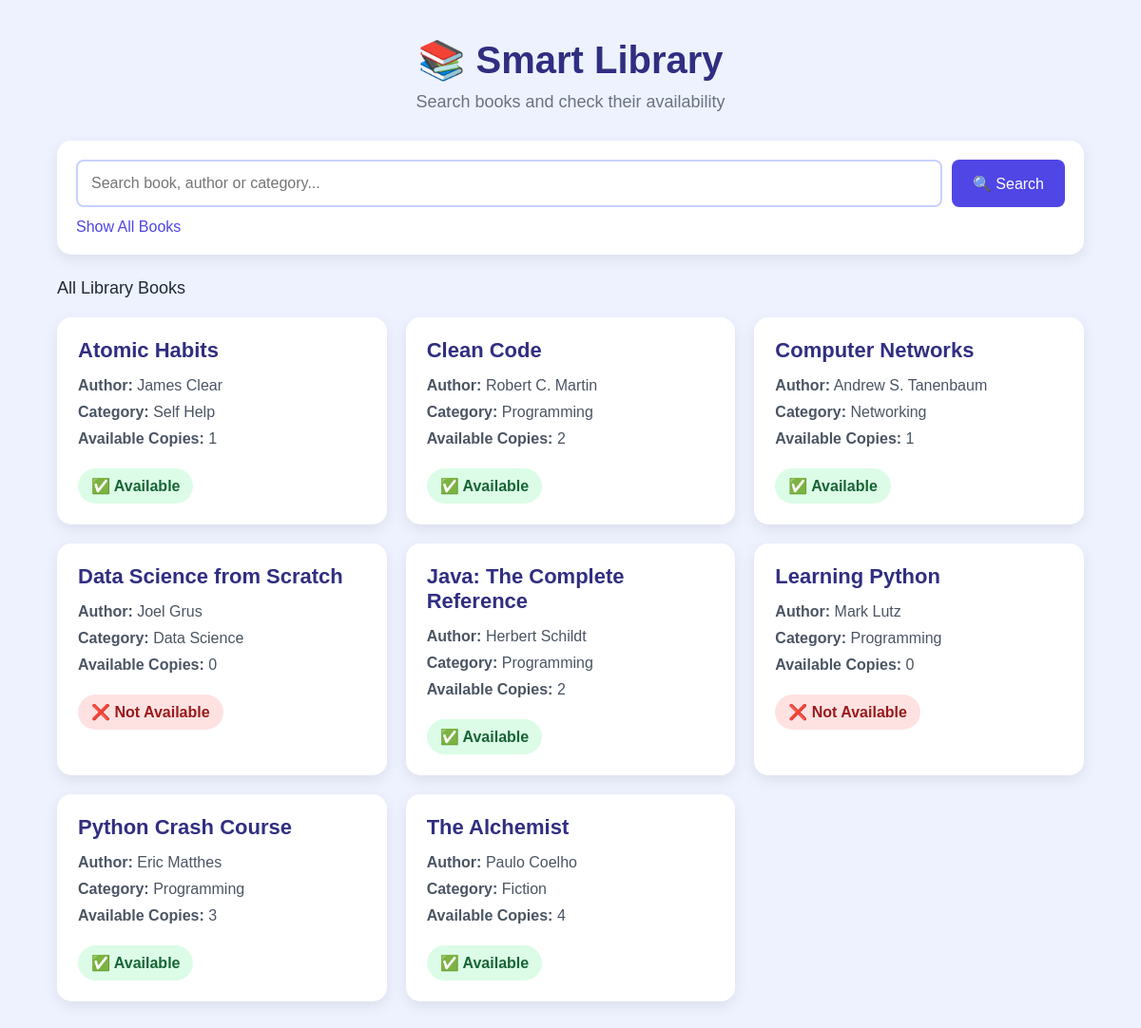
The page / on the database its author committed.
### tables this page shows
CREATE TABLE books (
            id INTEGER PRIMARY KEY AUTOINCREMENT,
            title TEXT NOT NULL,
            author TEXT NOT NULL,
            category TEXT NOT NULL,
            copies INTEGER NOT NULL
        );

### app.py (the view)
@app.route("/")
def home():
    search = request.args.get("search", "").strip()
    connection = get_db()
    if search:
        books = connection.execute("""
            SELECT * FROM books
            WHERE title LIKE ?
               OR author LIKE ?
               OR category LIKE ?
            ORDER BY title
        """, (
            "%" + search + "%",
            "%" + search + "%",
            "%" + search + "%"
        )).fetchall()
    else:
        books = connection.execute("""
            SELECT * FROM books
            ORDER BY title
        """).fetchall()
    connection.close()
    return render_template(
        "index.html",
        books=books,
        search=search
    )

### app.py (called while the page is built)
def get_db():
    connection = sqlite3.connect(DATABASE)
    connection.row_factory = sqlite3.Row
    return connection

### templates/index.html (shortened to what this page needs)
<!DOCTYPE html>
<html lang="en">
<head>
    <link rel="stylesheet"
          href="{{ url_for('static', filename='style.css') }}">
</head>
<body>
    <div class="container">
        <header>
            <h1>📚 Smart Library</h1>
            <p>
                Search books and check their availability
            </p>
        </header>
        <div class="search-box">
            <form method="GET">
                <input
                    type="text"
                    name="search"
                    value="{{ search }}"
                    placeholder="Search book, author or category..."
                >
                <button type="submit">
                    🔍 Search
                </button>
            </form>
            <a href="/">
                Show All Books
            </a>
        </div>
        <div class="book-count">
            {% if search %}
                Search results for:
                <strong>{{ search }}</strong>
            {% else %}
                All Library Books
            {% endif %}
        </div>
        <div class="books">
            {% for book in books %}
                <div class="book-card">
                    <h2>
                        {{ book["title"] }}
                    </h2>
                    <p>
                        <strong>Author:</strong>
                        {{ book["author"] }}
                    </p>
                    <p>
                        <strong>Category:</strong>
                        {{ book["category"] }}
                    </p>
                    <p>
                        <strong>Available Copies:</strong>
                        {{ book["copies"] }}
                    </p>
                    {% if book["copies"] > 0 %}
                        <div class="available">
                            ✅ Available
                        </div>
                    {% else %}
                        <div class="not-available">
                            ❌ Not Available
                        </div>
                    {% endif %}
                </div>
            {% endfor %}
        </div>
    </div>
</body>
</html>

### static/style.css (style rules this page uses)
* { box-sizing: border-box; margin: 0; padding: 0; }
body { font-family: Arial, sans-serif; background: #eef2ff; color: #1f2937; }
.container { width: 90%; max-width: 1100px; margin: 40px auto; }
header { text-align: center; margin-bottom: 30px; }
header h1 { font-size: 40px; color: #312e81; margin-bottom: 10px; }
header p { color: #6b7280; font-size: 18px; }
.search-box { background: white; padding: 20px; border-radius: 15px; margin-bottom: 25px; box-shadow: 0 5px 15px rgba(0, 0, 0, 0.08); }
.search-box form { display: flex; gap: 10px; }
.search-box input { flex: 1; padding: 14px; border: 2px solid #c7d2fe; border-radius: 8px; font-size: 16px; }
.search-box button { padding: 14px 22px; background: #4f46e5; color: white; border: none; border-radius: 8px; cursor: pointer; font-size: 16px; }
.search-box a { display: inline-block; margin-top: 12px; color: #4f46e5; text-decoration: none; }
.book-count { margin-bottom: 20px; font-size: 18px; }
.books { display: grid; grid-template-columns: repeat( auto-fit, minmax(280px, 1fr) ); gap: 20px; }
.book-card { background: white; padding: 22px; border-radius: 15px; box-shadow: 0 5px 15px rgba(0, 0, 0, 0.08); }
.book-card h2 { color: #312e81; margin-bottom: 15px; font-size: 22px; }
.book-card p { margin: 10px 0; color: #4b5563; }
.available, .not-available { display: inline-block; margin-top: 12px; padding: 9px 14px; border-radius: 20px; font-weight: bold; }
.available { background: #dcfce7; color: #166534; }
.not-available { background: #fee2e2; color: #991b1b; }

### rows shown on the page
books: title "Atomic Habits", author "James Clear", category "Self Help", copies "1", shows "✅ Available"
books: title "Clean Code", author "Robert C. Martin", category "Programming", copies "2", shows "✅ Available"
books: title "Computer Networks", author "Andrew S. Tanenbaum", category "Networking", copies "1", shows "✅ Available"
books: title "Data Science from Scratch", author "Joel Grus", category "Data Science", copies "0", shows "❌ Not Available"
books: title "Java: The Complete Reference", author "Herbert Schildt", category "Programming", copies "2", shows "✅ Available"
books: title "Learning Python", author "Mark Lutz", category "Programming", copies "0", shows "❌ Not Available"
books: title "Python Crash Course", author "Eric Matthes", category "Programming", copies "3", shows "✅ Available"
books: title "The Alchemist", author "Paulo Coelho", category "Fiction", copies "4", shows "✅ Available"
